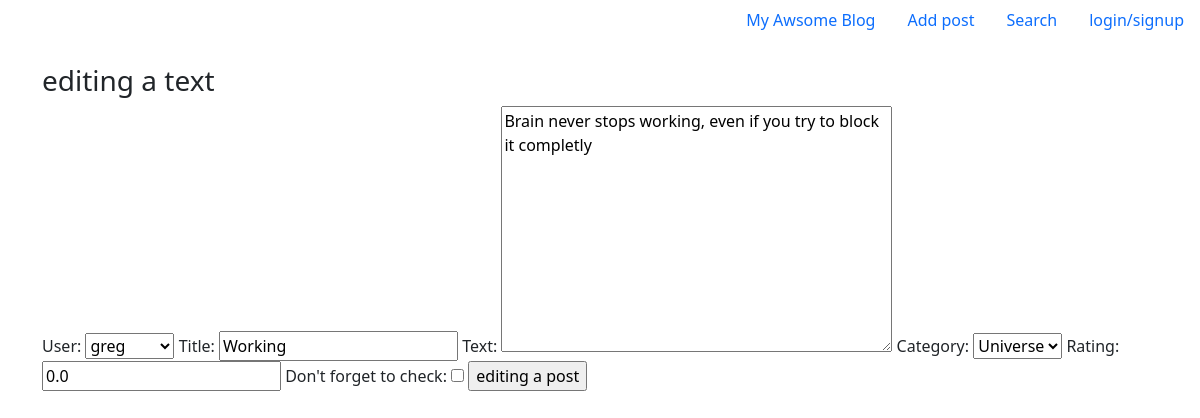
The page /Posts/2/edit on the database its author committed.
### News/models.py (models this page shows, shortened)
class Author(models.Model):
    author = models.OneToOneField(User, on_delete=models.CASCADE)
    def __str__(self):
        return f'{self.author}'

class Post(models.Model):
    news = 'news'
    article = 'article'
    Posts = [(news, 'news'), (article, 'article'), ('select', 'select')]
    author = models.ForeignKey(Author, on_delete=models.CASCADE,
                               verbose_name='User', blank=True,
                               null=True)
    choosing = models.BooleanField(default=False)
    time_in = models.DateTimeField(auto_now_add=True)
    category = models.ForeignKey(Category, on_delete=models.CASCADE)
    title = models.CharField(max_length=255, unique=True)
    text = models.TextField(max_length=255)
    rating = models.FloatField(default=0.0)

class Category(models.Model):
    category = models.CharField(max_length=255, unique=True, default='select category')
    subscribers = models.ManyToManyField(User, related_name='subscriber')
    def __str__(self):
        return self.category

### News/views.py (the view)
# urls.py: path('<int:pk>/edit', PostUpdate.as_view(), name='post_update'),
class PostUpdate(UpdateView, PermissionRequiredMixin):
    template_name = 'News/post_update.html'
    form_class = PostForm
    permission_required = 'News.change_posts'
    def get_object(self, **kwargs):
        post_pk = self.kwargs.get('pk')
        return Post.objects.get(pk=post_pk)

### News/forms.py
class PostForm(ModelForm):
    check_box = BooleanField(label="Don't forget to check")
    class Meta:
        model = Post
        fields = [
            'author',
            'title',
            'text',
            'category',
            'rating',
            'check_box',
        ]
    def __init__(self, *args, **kwargs):
        super(PostForm, self).__init__(*args, **kwargs)

### templates/News/post_update.html (shortened to what this page needs)
{% extends 'flatpages/default.html' %}
{% block content %}
<h3>editing a text</h3>
<form method="POST">
    {{ form }}
    <input type="submit" value="editing a post">
</form>
{% endblock content %}

### rows shown on the page
Author: author "greg"
Post: title "Working", text "Brain never stops working, even if you try to block it completly", rating "0.0"
Category: category "Universe"
